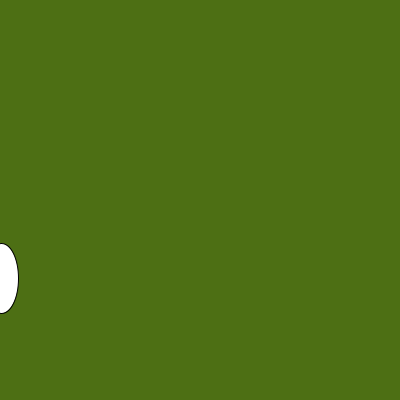
Frame 1 (no input)
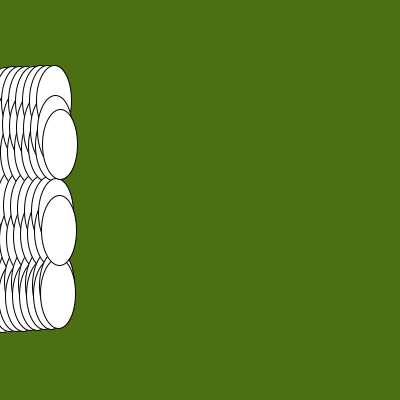
Frame 60 (the mouse pressed at the canvas centre just before this capture)
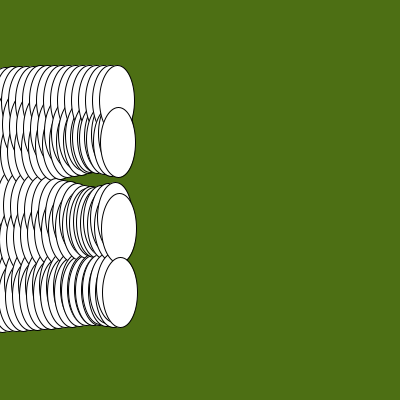
Frame 120 (the mouse held since frame 60 and released just before this capture)

The Processing sketch that drew these frames (run headless with seeded random() and noise(); from frame 60 on, the mouse is pressed at the canvas centre):

// Processing sketch: Mbartel01
// ── Mbartel01.pde
void setup(){
  size(400,400);
  background(77,111,20);
  }
float time = 0; 

void draw(){
  float speed = 1;
  time = time + 1;
  float x = time * speed;
  if (time>500) time = 0;
  float y = 100* sin(time*0.9);
  y = y+200; //offset
  ellipse(x,y,35,70);

}
